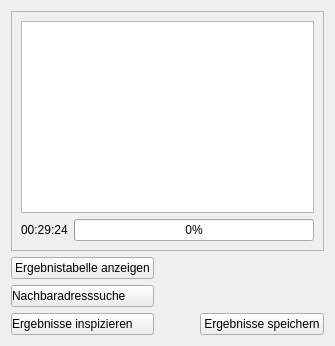
      <widget class="QWidget" name="results_tab">
       <attribute name="title">
        <string>Ergebnis</string>
       </attribute>
       <layout class="QVBoxLayout" name="verticalLayout_2">
        <item>
         <widget class="QFrame" name="frame">
          <property name="autoFillBackground">
           <bool>true</bool>
          </property>
          <property name="frameShape">
           <enum>QFrame::StyledPanel</enum>
          </property>
          <property name="frameShadow">
           <enum>QFrame::Sunken</enum>
          </property>
          <layout class="QVBoxLayout" name="verticalLayout_7">
           <item>
            <widget class="QTextEdit" name="log_edit">
             <property name="readOnly">
              <bool>true</bool>
             </property>
            </widget>
           </item>
           <item>
            <layout class="QHBoxLayout" name="horizontalLayout_6">
             <property name="topMargin">
              <number>0</number>
             </property>
             <item>
              <widget class="QLabel" name="elapsed_time_label">
               <property name="text">
                <string>00:29:24</string>
               </property>
              </widget>
             </item>
             <item>
              <widget class="QProgressBar" name="progress_bar">
               <property name="value">
                <number>0</number>
               </property>
               <property name="orientation">
                <enum>Qt::Horizontal</enum>
               </property>
               <property name="invertedAppearance">
                <bool>false</bool>
               </property>
               <property name="textDirection">
                <enum>QProgressBar::TopToBottom</enum>
               </property>
              </widget>
             </item>
            </layout>
           </item>
          </layout>
         </widget>
        </item>
        <item>
         <layout class="QGridLayout" name="gridLayout">
          <item row="0" column="0">
           <widget class="QPushButton" name="attribute_table_button">
            <property name="sizePolicy">
             <sizepolicy hsizetype="Minimum" vsizetype="Fixed">
              <horstretch>0</horstretch>
              <verstretch>0</verstretch>
             </sizepolicy>
            </property>
            <property name="toolTip">
             <string>&lt;html&gt;&lt;head/&gt;&lt;body&gt;&lt;p&gt;Lassen Sie sich eine Tabelle mit den entsprechenden Geokodierungsergebnissen und Eingangswerten anzeigen (Attributtabelle des Ergebnislayers).&lt;/p&gt;&lt;p&gt;In der Tabelle haben Sie die Möglichkeit die Informationen zu sortieren, nach Informationen zu suchen, Informationen zu bearbeiten und Informationen zu markieren und auf deren Position in der Karte zu springen.&lt;/p&gt;&lt;/body&gt;&lt;/html&gt;</string>
            </property>
            <property name="text">
             <string>Ergebnistabelle anzeigen</string>
            </property>
            <property name="icon">
             <iconset>
              <normaloff>icons/20190619_iconset_mob_wborders_specify_2.png</normaloff>icons/20190619_iconset_mob_wborders_specify_2.png</iconset>
            </property>
           </widget>
          </item>
          <item row="2" column="2">
           <widget class="QPushButton" name="export_csv_button">
            <property name="sizePolicy">
             <sizepolicy hsizetype="Fixed" vsizetype="Fixed">
              <horstretch>0</horstretch>
              <verstretch>0</verstretch>
             </sizepolicy>
            </property>
            <property name="toolTip">
             <string>&lt;html&gt;&lt;head/&gt;&lt;body&gt;&lt;p&gt;Sichern Sie Ihre Ergebnisse in Ihrem gewünschten Dateiformat.&lt;/p&gt;&lt;/body&gt;&lt;/html&gt;</string>
            </property>
            <property name="layoutDirection">
             <enum>Qt::LeftToRight</enum>
            </property>
            <property name="text">
             <string>Ergebnisse speichern</string>
            </property>
            <property name="icon">
             <iconset>
              <normaloff>icons/20190619_iconset_mob_wborders_save_1.png</normaloff>icons/20190619_iconset_mob_wborders_save_1.png</iconset>
            </property>
            <property name="iconSize">
             <size>
              <width>16</width>
              <height>16</height>
             </size>
            </property>
           </widget>
          </item>
          <item row="2" column="0">
           <widget class="QPushButton" name="featurepicker_button">
            <property name="sizePolicy">
             <sizepolicy hsizetype="Minimum" vsizetype="Fixed">
              <horstretch>0</horstretch>
              <verstretch>0</verstretch>
             </sizepolicy>
            </property>
            <property name="toolTip">
             <string>&lt;html&gt;&lt;head/&gt;&lt;body&gt;&lt;p&gt;Gibt es für ein Objekt mehrere Treffer, so können Sie sich hier die Treffer mit geringerer Güte anzeigen lassen und ggf. einen der Treffer übernehmen. &lt;/p&gt;&lt;/body&gt;&lt;/html&gt;</string>
            </property>
            <property name="styleSheet">
             <string notr="true">text-align:left;</string>
            </property>
            <property name="text">
             <string>Ergebnisse inspizieren</string>
            </property>
            <property name="icon">
             <iconset>
              <normaloff>icons/20190619_iconset_mob_wborders_reverse_geocoding_1.png</normaloff>icons/20190619_iconset_mob_wborders_reverse_geocoding_1.png</iconset>
            </property>
            <property name="checkable">
             <bool>true</bool>
            </property>
            <property name="autoRepeat">
             <bool>false</bool>
            </property>
            <property name="autoExclusive">
             <bool>false</bool>
            </property>
           </widget>
          </item>
          <item row="1" column="0">
           <widget class="QPushButton" name="reversegeocoding_button">
            <property name="sizePolicy">
             <sizepolicy hsizetype="Minimum" vsizetype="Fixed">
              <horstretch>0</horstretch>
              <verstretch>0</verstretch>
             </sizepolicy>
            </property>
            <property name="toolTip">
             <string>&lt;html&gt;&lt;head/&gt;&lt;body&gt;&lt;p&gt;Mit diesem Tool können Sie die vom BKGGeocoder automatisch ermittelte Position bzw. zugewiesenen Adressangaben manuell verändern. &lt;/p&gt;&lt;p&gt;Nach dem manuellen Verschieben eines Objektes, wird Ihnen ein PopUp-Fenster mit den fünf nächstgelegenen Adressen und die dazugehörige Symbole in der Kartenansicht angezeigt.&lt;/p&gt;&lt;/body&gt;&lt;/html&gt;</string>
            </property>
            <property name="layoutDirection">
             <enum>Qt::LeftToRight</enum>
            </property>
            <property name="styleSheet">
             <string notr="true">text-align:left;</string>
            </property>
            <property name="text">
             <string>Nachbaradresssuche</string>
            </property>
            <property name="icon">
             <iconset>
              <normaloff>icons/20190619_iconset_mob_wborders_reverse_geocoding_1.png</normaloff>icons/20190619_iconset_mob_wborders_reverse_geocoding_1.png</iconset>
            </property>
            <property name="checkable">
             <bool>true</bool>
            </property>
            <property name="autoRepeat">
             <bool>false</bool>
            </property>
            <property name="autoExclusive">
             <bool>false</bool>
            </property>
           </widget>
          </item>
          <item row="1" column="1">
           <spacer name="horizontalSpacer_5">
            <property name="orientation">
             <enum>Qt::Horizontal</enum>
            </property>
            <property name="sizeHint" stdset="0">
             <size>
              <width>40</width>
              <height>20</height>
             </size>
            </property>
           </spacer>
          </item>
         </layout>
        </item>
        <item>
         <layout class="QHBoxLayout" name="horizontalLayout_7">
          <property name="topMargin">
           <number>0</number>
          </property>
         </layout>
        </item>
       </layout>
      </widget>
